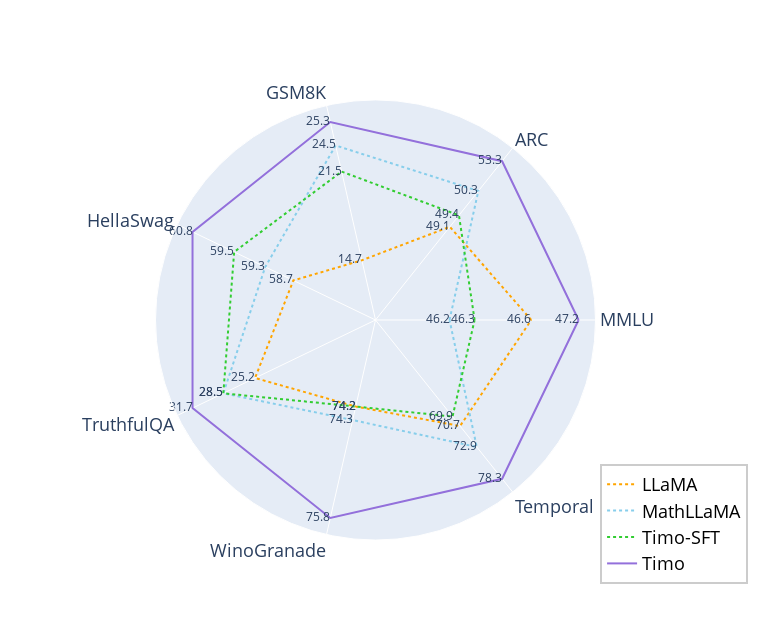

Here is the notebook cell this chart was saved with:
### Code cell
import plotly.graph_objects as go

tasks_categories = ['MMLU', 'ARC', 'GSM8K', 'HellaSwag', 'TruthfulQA', 'WinoGranade', 'Temporal']

llama_data = [40.6, 40.1, 14.7, 40.7, 25.2, 50.2, 62.7]
llama_data_text = [46.6, 49.1, 14.7, 58.7, 25.2, 74.2, 70.7]
mathllama_data = [29.2, 47.3, 23.5, 46.3, 28.5, 53.3, 68.9]
mathllama_data_text = [46.2, 50.3, 24.5, 59.3, 28.5, 74.3, 72.9]
sft = [32.7, 42.4, 21.5, 52.5, 28.5, 50.2, 59.9]
sft_text = [46.3, 49.4, 21.5, 59.5, 28.5, 74.2, 69.9]
timo = [47.2, 53.3, 25.3, 60.8, 31.7, 75.8, 78.3]
timo_text = [47.2, 53.3, 25.3, 60.8, 31.7, 75.8, 78.3]

fig = go.Figure()

fig.add_trace(go.Scatterpolar(
      mode='lines+text',
      r=[i/j for i,j in zip(llama_data + [llama_data[0]], timo + [timo[0]])],
      theta= tasks_categories + [tasks_categories[0]],
      fill= 'none',
      name= 'LLaMA',
      line=dict(color='orange', dash='dot'),
      text=llama_data_text,
      textposition='middle left',
))

fig.add_trace(go.Scatterpolar(
      mode='lines+text',
      r= [i/j for i,j in zip(mathllama_data+[mathllama_data[0]], timo + [timo[0]])],
      theta= tasks_categories + [tasks_categories[0]],
      fill= 'none',
      name= 'MathLLaMA',
      line=dict(color='skyblue', dash='dot'),
      text=mathllama_data_text,
      textposition='middle left',
))

fig.add_trace(go.Scatterpolar(
      mode='lines+text',
      r= [i/j for i,j in zip(sft+[sft[0]], timo + [timo[0]])],
      theta= tasks_categories + [tasks_categories[0]],
      fill= 'none',
      name= 'Timo-SFT',
      line=dict(color='limegreen', dash='dot'),
      text=sft_text,
      textposition='middle left',
))

fig.add_trace(go.Scatterpolar(
      mode='lines+text',
      r= [i/j for i,j in zip(timo + [timo[0]], timo + [timo[0]])],
      theta= tasks_categories + [tasks_categories[0]],
      fill= 'none',
      name= 'Timo',
      line=dict(color='mediumpurple', dash='solid'),
      text=timo_text,
      textposition='middle left',
))


fig.update_layout(
    polar=dict(
        radialaxis=dict(
            visible=False,
            range=[0.4, 1.05]
        ),
        angularaxis=dict(
            tick0='auto',
            tickfont=dict(size=18)  # 设置分类标签的字体大小
        )
    ),
    showlegend=True,
    legend=dict(
        x=0.88,  # 调整图例的水平位置
        y=-0.1,  # 调整图例的垂直位置
        bgcolor='rgba(255, 255, 255, 0.6)',  # 设置图例的背景颜色及透明度
        bordercolor='rgba(0, 0, 0, 0.2)',  # 设置图例的边框颜色及透明度
        borderwidth=2,  # 设置图例的边框宽度
        traceorder="normal",  # 控制图例中图例项的顺序
        font=dict(  # 设置图例文字的属性
            # family="Times New Roman",  # 设置字体
            size=18,  # 设置文字大小
            color="black"  # 设置文字颜色
        ),
        itemsizing='trace'  # 设置图例项的大小为常量
    ),
    height=620,  # 设置画布高度
    width=760  # 设置画布宽度
)


fig.show()

### Figure 1 — Plotly figure (JSON) as saved in the notebook; plotly's stock layout.template omitted (floating-point values rounded to 4 significant figures)
{"data": [{"fill": "none", "line": {"color": "orange", "dash": "dot"}, "mode": "lines+text", "name": "LLaMA", "r": [0.8602, 0.7523, 0.581, 0.6694, 0.795, 0.6623, 0.8008, 0.8602], "text": ["46.6", "49.1", "14.7", "58.7", "25.2", "74.2", "70.7"], "textposition": "middle left", "theta": ["MMLU", "ARC", "GSM8K", "HellaSwag", "TruthfulQA", "WinoGranade", "Temporal", "MMLU"], "type": "scatterpolar"}, {"fill": "none", "line": {"color": "skyblue", "dash": "dot"}, "mode": "lines+text", "name": "MathLLaMA", "r": [0.6186, 0.8874, 0.9289, 0.7615, 0.8991, 0.7032, 0.8799, 0.6186], "text": ["46.2", "50.3", "24.5", "59.3", "28.5", "74.3", "72.9"], "textposition": "middle left", "theta": ["MMLU", "ARC", "GSM8K", "HellaSwag", "TruthfulQA", "WinoGranade", "Temporal", "MMLU"], "type": "scatterpolar"}, {"fill": "none", "line": {"color": "limegreen", "dash": "dot"}, "mode": "lines+text", "name": "Timo-SFT", "r": [0.6928, 0.7955, 0.8498, 0.8635, 0.8991, 0.6623, 0.765, 0.6928], "text": ["46.3", "49.4", "21.5", "59.5", "28.5", "74.2", "69.9"], "textposition": "middle left", "theta": ["MMLU", "ARC", "GSM8K", "HellaSwag", "TruthfulQA", "WinoGranade", "Temporal", "MMLU"], "type": "scatterpolar"}, {"fill": "none", "line": {"color": "mediumpurple", "dash": "solid"}, "mode": "lines+text", "name": "Timo", "r": [1, 1, 1, 1, 1, 1, 1, 1], "text": ["47.2", "53.3", "25.3", "60.8", "31.7", "75.8", "78.3"], "textposition": "middle left", "theta": ["MMLU", "ARC", "GSM8K", "HellaSwag", "TruthfulQA", "WinoGranade", "Temporal", "MMLU"], "type": "scatterpolar"}], "layout": {"height": 620, "legend": {"bgcolor": "rgba(255, 255, 255, 0.6)", "bordercolor": "rgba(0, 0, 0, 0.2)", "borderwidth": 2, "font": {"color": "black", "size": 18}, "itemsizing": "trace", "traceorder": "normal", "x": 0.88, "y": -0.1}, "polar": {"angularaxis": {"tick0": "auto", "tickfont": {"size": 18}}, "radialaxis": {"range": [0.4, 1.05], "visible": false}}, "showlegend": true, "width": 760}}
